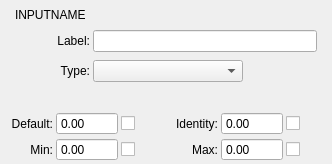
<?xml version="1.0" encoding="UTF-8"?>
<ui version="4.0">
 <class>JSONGUIInputFloat</class>
 <widget class="QWidget" name="JSONGUIInputFloat">
  <property name="geometry">
   <rect>
    <x>0</x>
    <y>0</y>
    <width>332</width>
    <height>164</height>
   </rect>
  </property>
  <property name="windowTitle">
   <string>Form</string>
  </property>
  <layout class="QVBoxLayout" name="verticalLayout">
   <property name="spacing">
    <number>3</number>
   </property>
   <property name="leftMargin">
    <number>3</number>
   </property>
   <property name="topMargin">
    <number>3</number>
   </property>
   <property name="rightMargin">
    <number>3</number>
   </property>
   <property name="bottomMargin">
    <number>3</number>
   </property>
   <item>
    <layout class="QGridLayout" name="gridLayout">
     <item row="0" column="2">
      <widget class="QLabelClickable" name="deleteLabel">
       <property name="sizePolicy">
        <sizepolicy hsizetype="Minimum" vsizetype="Minimum">
         <horstretch>0</horstretch>
         <verstretch>0</verstretch>
        </sizepolicy>
       </property>
       <property name="minimumSize">
        <size>
         <width>24</width>
         <height>24</height>
        </size>
       </property>
       <property name="maximumSize">
        <size>
         <width>24</width>
         <height>24</height>
        </size>
       </property>
       <property name="text">
        <string/>
       </property>
       <property name="pixmap">
        <pixmap resource="../resources.qrc">:/resources/JSONDeleteButtonImage.png</pixmap>
       </property>
       <property name="scaledContents">
        <bool>true</bool>
       </property>
      </widget>
     </item>
     <item row="0" column="1">
      <widget class="QLineEdit" name="inputNameEdit">
       <property name="styleSheet">
        <string notr="true">background: rgba(0,0,0,0); border-radius: 0px;</string>
       </property>
       <property name="text">
        <string>INPUTNAME</string>
       </property>
      </widget>
     </item>
     <item row="0" column="0">
      <widget class="QLabelDrag" name="dragLabel">
       <property name="maximumSize">
        <size>
         <width>24</width>
         <height>24</height>
        </size>
       </property>
       <property name="text">
        <string/>
       </property>
       <property name="pixmap">
        <pixmap resource="../resources.qrc">:/resources/JSONRearrangeButtonImg.png</pixmap>
       </property>
       <property name="scaledContents">
        <bool>true</bool>
       </property>
      </widget>
     </item>
    </layout>
   </item>
   <item>
    <layout class="QFormLayout" name="formLayout">
     <property name="fieldGrowthPolicy">
      <enum>QFormLayout::ExpandingFieldsGrow</enum>
     </property>
     <property name="verticalSpacing">
      <number>8</number>
     </property>
     <property name="leftMargin">
      <number>12</number>
     </property>
     <property name="rightMargin">
      <number>12</number>
     </property>
     <item row="0" column="0">
      <widget class="QLabel" name="label_2">
       <property name="minimumSize">
        <size>
         <width>75</width>
         <height>0</height>
        </size>
       </property>
       <property name="text">
        <string>Label:</string>
       </property>
       <property name="alignment">
        <set>Qt::AlignRight|Qt::AlignTrailing|Qt::AlignVCenter</set>
       </property>
      </widget>
     </item>
     <item row="0" column="1">
      <widget class="QLineEdit" name="labelField"/>
     </item>
     <item row="1" column="0">
      <widget class="QLabel" name="label_3">
       <property name="minimumSize">
        <size>
         <width>75</width>
         <height>0</height>
        </size>
       </property>
       <property name="text">
        <string>Type:</string>
       </property>
       <property name="alignment">
        <set>Qt::AlignRight|Qt::AlignTrailing|Qt::AlignVCenter</set>
       </property>
      </widget>
     </item>
     <item row="1" column="1">
      <widget class="QComboBox" name="typePUB">
       <property name="sizePolicy">
        <sizepolicy hsizetype="Fixed" vsizetype="Fixed">
         <horstretch>0</horstretch>
         <verstretch>0</verstretch>
        </sizepolicy>
       </property>
       <property name="minimumSize">
        <size>
         <width>150</width>
         <height>0</height>
        </size>
       </property>
      </widget>
     </item>
    </layout>
   </item>
   <item>
    <layout class="QGridLayout" name="gridLayout_2">
     <property name="leftMargin">
      <number>0</number>
     </property>
     <property name="rightMargin">
      <number>0</number>
     </property>
     <item row="0" column="2">
      <widget class="QCheckBox" name="defaultCBox">
       <property name="sizePolicy">
        <sizepolicy hsizetype="Preferred" vsizetype="Fixed">
         <horstretch>0</horstretch>
         <verstretch>0</verstretch>
        </sizepolicy>
       </property>
       <property name="minimumSize">
        <size>
         <width>30</width>
         <height>0</height>
        </size>
       </property>
       <property name="text">
        <string/>
       </property>
      </widget>
     </item>
     <item row="0" column="0">
      <widget class="QLabel" name="label_4">
       <property name="sizePolicy">
        <sizepolicy hsizetype="Preferred" vsizetype="Preferred">
         <horstretch>0</horstretch>
         <verstretch>0</verstretch>
        </sizepolicy>
       </property>
       <property name="minimumSize">
        <size>
         <width>50</width>
         <height>0</height>
        </size>
       </property>
       <property name="text">
        <string>Default:</string>
       </property>
       <property name="alignment">
        <set>Qt::AlignRight|Qt::AlignTrailing|Qt::AlignVCenter</set>
       </property>
      </widget>
     </item>
     <item row="0" column="3">
      <widget class="QLabel" name="label_5">
       <property name="sizePolicy">
        <sizepolicy hsizetype="Preferred" vsizetype="Preferred">
         <horstretch>0</horstretch>
         <verstretch>0</verstretch>
        </sizepolicy>
       </property>
       <property name="minimumSize">
        <size>
         <width>50</width>
         <height>0</height>
        </size>
       </property>
       <property name="text">
        <string>Identity:</string>
       </property>
       <property name="alignment">
        <set>Qt::AlignRight|Qt::AlignTrailing|Qt::AlignVCenter</set>
       </property>
      </widget>
     </item>
     <item row="0" column="5">
      <widget class="QCheckBox" name="identityCBox">
       <property name="sizePolicy">
        <sizepolicy hsizetype="Preferred" vsizetype="Fixed">
         <horstretch>0</horstretch>
         <verstretch>0</verstretch>
        </sizepolicy>
       </property>
       <property name="minimumSize">
        <size>
         <width>30</width>
         <height>0</height>
        </size>
       </property>
       <property name="text">
        <string/>
       </property>
      </widget>
     </item>
     <item row="1" column="0">
      <widget class="QLabel" name="label_8">
       <property name="sizePolicy">
        <sizepolicy hsizetype="Preferred" vsizetype="Preferred">
         <horstretch>0</horstretch>
         <verstretch>0</verstretch>
        </sizepolicy>
       </property>
       <property name="minimumSize">
        <size>
         <width>50</width>
         <height>0</height>
        </size>
       </property>
       <property name="text">
        <string>Min:</string>
       </property>
       <property name="alignment">
        <set>Qt::AlignRight|Qt::AlignTrailing|Qt::AlignVCenter</set>
       </property>
      </widget>
     </item>
     <item row="1" column="2">
      <widget class="QCheckBox" name="minCBox">
       <property name="sizePolicy">
        <sizepolicy hsizetype="Preferred" vsizetype="Fixed">
         <horstretch>0</horstretch>
         <verstretch>0</verstretch>
        </sizepolicy>
       </property>
       <property name="minimumSize">
        <size>
         <width>30</width>
         <height>0</height>
        </size>
       </property>
       <property name="text">
        <string/>
       </property>
      </widget>
     </item>
     <item row="1" column="3">
      <widget class="QLabel" name="label_10">
       <property name="sizePolicy">
        <sizepolicy hsizetype="Preferred" vsizetype="Preferred">
         <horstretch>0</horstretch>
         <verstretch>0</verstretch>
        </sizepolicy>
       </property>
       <property name="minimumSize">
        <size>
         <width>50</width>
         <height>0</height>
        </size>
       </property>
       <property name="text">
        <string>Max:</string>
       </property>
       <property name="alignment">
        <set>Qt::AlignRight|Qt::AlignTrailing|Qt::AlignVCenter</set>
       </property>
      </widget>
     </item>
     <item row="1" column="5">
      <widget class="QCheckBox" name="maxCBox">
       <property name="sizePolicy">
        <sizepolicy hsizetype="Preferred" vsizetype="Fixed">
         <horstretch>0</horstretch>
         <verstretch>0</verstretch>
        </sizepolicy>
       </property>
       <property name="minimumSize">
        <size>
         <width>30</width>
         <height>0</height>
        </size>
       </property>
       <property name="text">
        <string/>
       </property>
      </widget>
     </item>
     <item row="0" column="1">
      <widget class="QDoubleSpinBox" name="defaultSBox">
       <property name="minimumSize">
        <size>
         <width>62</width>
         <height>0</height>
        </size>
       </property>
       <property name="buttonSymbols">
        <enum>QAbstractSpinBox::NoButtons</enum>
       </property>
      </widget>
     </item>
     <item row="1" column="1">
      <widget class="QDoubleSpinBox" name="minSBox">
       <property name="minimumSize">
        <size>
         <width>62</width>
         <height>0</height>
        </size>
       </property>
       <property name="buttonSymbols">
        <enum>QAbstractSpinBox::NoButtons</enum>
       </property>
      </widget>
     </item>
     <item row="0" column="4">
      <widget class="QDoubleSpinBox" name="identitySBox">
       <property name="minimumSize">
        <size>
         <width>62</width>
         <height>0</height>
        </size>
       </property>
       <property name="buttonSymbols">
        <enum>QAbstractSpinBox::NoButtons</enum>
       </property>
      </widget>
     </item>
     <item row="1" column="4">
      <widget class="QDoubleSpinBox" name="maxSBox">
       <property name="minimumSize">
        <size>
         <width>62</width>
         <height>0</height>
        </size>
       </property>
       <property name="buttonSymbols">
        <enum>QAbstractSpinBox::NoButtons</enum>
       </property>
      </widget>
     </item>
    </layout>
   </item>
  </layout>
 </widget>
 <customwidgets>
  <customwidget>
   <class>QLabelClickable</class>
   <extends>QLabel</extends>
   <header>QLabelClickable.h</header>
  </customwidget>
  <customwidget>
   <class>QLabelDrag</class>
   <extends>QLabel</extends>
   <header>QLabelDrag.h</header>
  </customwidget>
 </customwidgets>
 <resources>
  <include location="../resources.qrc"/>
 </resources>
 <connections/>
</ui>
